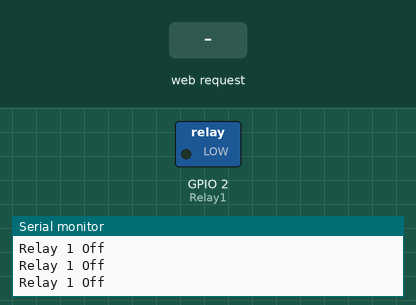
Recording of a sketch running on a simulated ESP8266 (NodeMCU). On the bench: switched loads named in the sketch (green lamp = pin HIGH), the last lines printed to the serial monitor. The test bench sets the inputs (shaded band).

Above: at 3.3 s.
3.4 s: HTTP request GET /Button1on received
At 4.6 s:
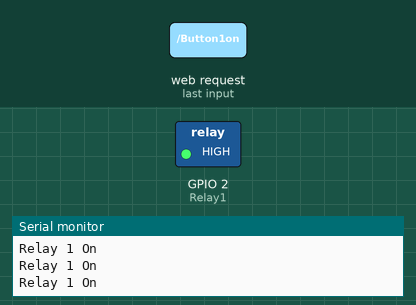
4.9 s: HTTP request GET / received
At 5.7 s:
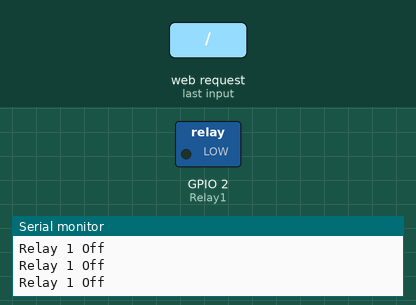
Timing chart, 0 to 7.9 s (numbered marks = the images above; inputs shaded):
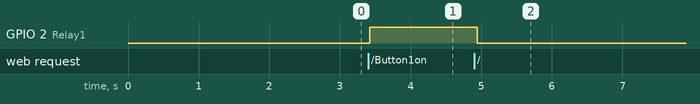

Measured:
- after the input at 3.4 s, GPIO 2 (Relay1): LOW → HIGH at once
- after the input at 4.9 s, GPIO 2 (Relay1): HIGH → LOW after 0.05 s

The sketch:

Drone_fire_fighter.ino
```cpp
#include <ESP8266WiFi.h>
#include <ESP8266WebServer.h>


/* Put your SSID & Password */
const char* ssid = "fire fighter Drone";  // Enter SSID here
const char* password = "12345678";  //Enter Password here

/* Put IP Address details */
IPAddress local_ip(192,168,43,1);
IPAddress gateway(192,168,43,1);
IPAddress subnet(255,255,255,0);

ESP8266WebServer server(80);

uint8_t Relay1 = 2;


bool Button1status = LOW;


// Servo servo;

void setup() {
  // put your setup code here, to run once:

  Serial.begin(9600);

  WiFi.mode(WIFI_AP);
  WiFi.softAPConfig(local_ip, gateway, subnet);
  WiFi.softAP(ssid, password);
  Serial.println(WiFi.softAPIP());
  delay(100);

  server.on("/", handle_OnConnect);

  server.on("/Button1on", handle_Button1on);
  server.on("/Button1off", handle_Button1off);


  server.begin();
  Serial.println("HTTP server started");


  pinMode(Relay1, OUTPUT);
  digitalWrite(Relay1,LOW);


  delay(2000);

}


void loop() {
  // put your main code here, to run repeatedly:
  server.handleClient();


  if( Button1status )
  {

      digitalWrite(Relay1, HIGH);
      Serial.println("Relay 1 On");

  }
  else
  {
      digitalWrite(Relay1, LOW);
      Serial.println("Relay 1 Off");
  }


}

void handle_OnConnect() {

  Button1status = LOW;


  Serial.println("GPIO7 Status: OFF | GPIO6 Status: OFF");
  server.send(200, "text/html", SendHTML(Button1status));
}

void handle_Button1on() {
  Button1status = HIGH;

  Serial.println("GPIO7 Status: ON");
  server.send(200, "text/html", SendHTML(Button1status ));
}

void handle_Button1off() {

  Button1status = LOW;


  Serial.println("GPIO7 Status: OFF");
  server.send(200, "text/html", SendHTML(Button1status));

}


String SendHTML(uint8_t Button1stat){
  String ptr = "<!DOCTYPE html> <html>\n";
  ptr +="<head><meta name=\"viewport\" content=\"width=device-width, initial-scale=1.0, user-scalable=no\">\n";
  ptr +="<title>LED Control</title>\n";
  ptr +="<style>html { font-family: Helvetica; display: inline-block; margin: 0px auto; text-align: center;}\n";
  ptr +="body{margin-top: 50px;} h1 {color: #444444;margin: 50px auto 30px;} h3 {color: #444444;margin-bottom: 50px;}\n";
  ptr +=".button {display: block;width: 80px;background-color: #1abc9c;border: none;color: white;padding: 13px 30px;text-decoration: none;font-size: 25px;margin: 0px auto 35px;cursor: pointer;border-radius: 4px;}\n";
  ptr +=".button-on {background-color: #1abc9c;}\n";
  ptr +=".button-on:active {background-color: #16a085;}\n";
  ptr +=".button-off {background-color: #34495e;}\n";
  ptr +=".button-off:active {background-color: #2c3e50;}\n";
  ptr +="p {font-size: 14px;color: #888;margin-bottom: 10px;}\n";
  ptr +="</style>\n";
  ptr +="</head>\n";
  ptr +="<body>\n";
  ptr +="<h1> The Drone Fire Fighter </h1>\n";
  ptr +="<h3>Using Access Point(AP) Mode</h3>\n";

   if(Button1stat)
  {ptr +="<p>Drone1: ON</p><a class=\"button button-off\" href=\"/Button1off\">OFF</a>\n";}
  else
  {ptr +="<p>Drone1: OFF</p><a class=\"button button-on\" href=\"/Button1on\">Through</a>\n";}


  ptr +="</body>\n";
  ptr +="</html>\n";
  return ptr;
}
```
